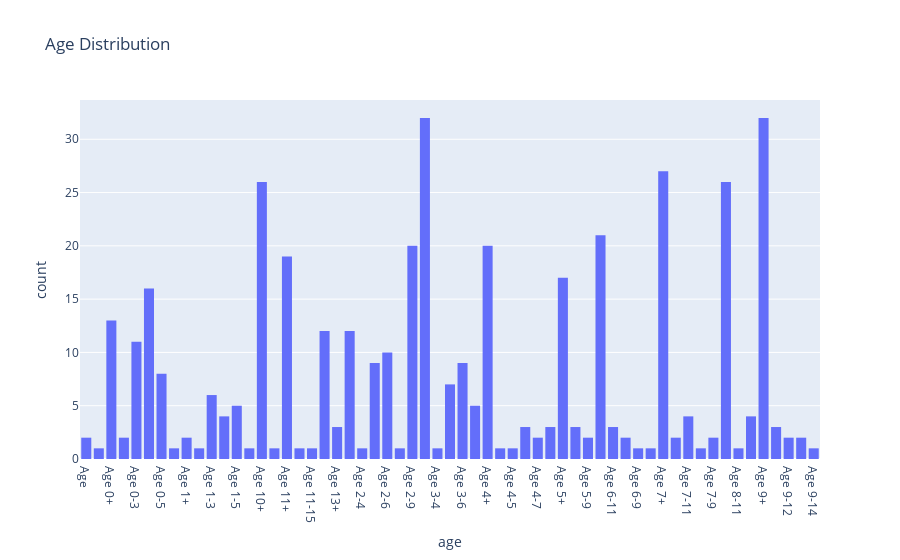

Source (notebook cell):
### Code cell
fig = px.histogram(df, x="cats", title="Age Distribution", labels={'cats':'age'})
fig.update_layout(barmode='stack', xaxis={'categoryorder':'category ascending'})
fig.show()

### Figure 1 — Plotly figure (JSON) as saved in the notebook; plotly's stock layout.template omitted (floating-point values rounded to 4 significant figures; data arrays with more than 128 entries replaced by an {"elided": "..."} marker saying what was removed)
{"data": [{"alignmentgroup": "True", "bingroup": "x", "hovertemplate": "age=%{x}<br>count=%{y}<extra></extra>", "legendgroup": "", "marker": {"color": "#636efa"}, "name": "", "offsetgroup": "", "orientation": "v", "showlegend": false, "type": "histogram", "x": {"elided": "430 str values"}, "xaxis": "x", "yaxis": "y"}], "layout": {"barmode": "stack", "legend": {"tracegroupgap": 0}, "title": {"text": "Age Distribution"}, "xaxis": {"anchor": "y", "categoryorder": "category ascending", "domain": [0, 1], "title": {"text": "age"}}, "yaxis": {"anchor": "x", "domain": [0, 1], "title": {"text": "count"}}}}
